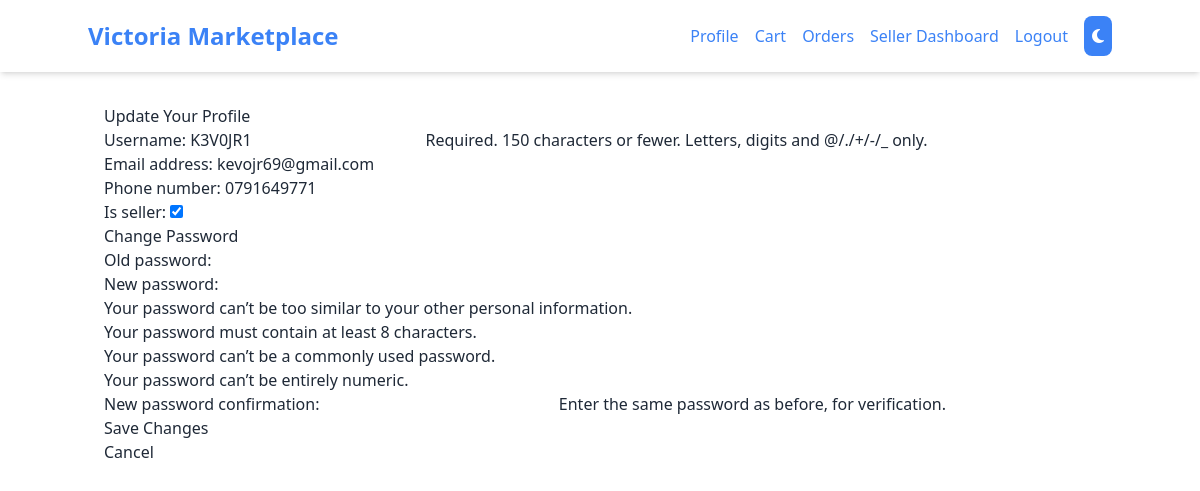
Page /profile/update/ (signed in) on the committed database.
### marketplace/models.py (models this page shows)
class User(AbstractUser):
    phone_number = models.CharField(max_length=15, blank=True)
    is_seller = models.BooleanField(default=False)

### marketplace/views.py (the view)
# urls.py: path('profile/update/', views.update_profile, name='update_profile'),
def update_profile(request):
    if request.method == 'POST':
        profile_form = UpdateProfileForm(request.POST, instance=request.user)
        password_form = UpdatePasswordForm(user=request.user, data=request.POST)
        if profile_form.is_valid():
            profile_form.save()
        if password_form.is_valid():
            password_form.save()
            login(request, request.user)
        return redirect('marketplace:profile')
    else:
        profile_form = UpdateProfileForm(instance=request.user)
        password_form = UpdatePasswordForm(user=request.user)
    return render(request, 'marketplace/update_profile.html', {
        'profile_form': profile_form,
        'password_form': password_form,
    })

### marketplace/forms.py
class UpdateProfileForm(forms.ModelForm):
    class Meta:
        model = User
        fields = ('username', 'email', 'phone_number', 'is_seller')

class UpdatePasswordForm(PasswordChangeForm):
    def __init__(self, *args, **kwargs):
        super().__init__(user=kwargs.pop('user', None), *args, **kwargs)

### templates/marketplace/update_profile.html (shortened to what this page needs)
{% extends 'base.html' %}
{% block content %}
    <h2>Update Your Profile</h2>
    <form method="post">
        {{ profile_form.as_p }}
        <h4>Change Password</h4>
        {{ password_form.as_p }}
        <button type="submit">Save Changes</button>
    </form>
    <a href="{% url 'marketplace:profile' %}">Cancel</a>
{% endblock %}

### templates/base.html (style rules this page uses)
[data-theme="light"] { --bg-color: #ffffff; --text-color: #1f2937; --card-bg: #ffffff; --button-bg: #3b82f6; --button-hover: #2563eb; --nav-bg: #ffffff; --nav-text: #1f2937; --link-hover: #3b82f6; }
body { background-color: var(--bg-color); color: var(--text-color); transition: all 0.3s ease; }

### rows in the picture
User: username "K3V0JR1", email "kevojr69@gmail.com", phone_number "0791649771", is_seller "☑"
